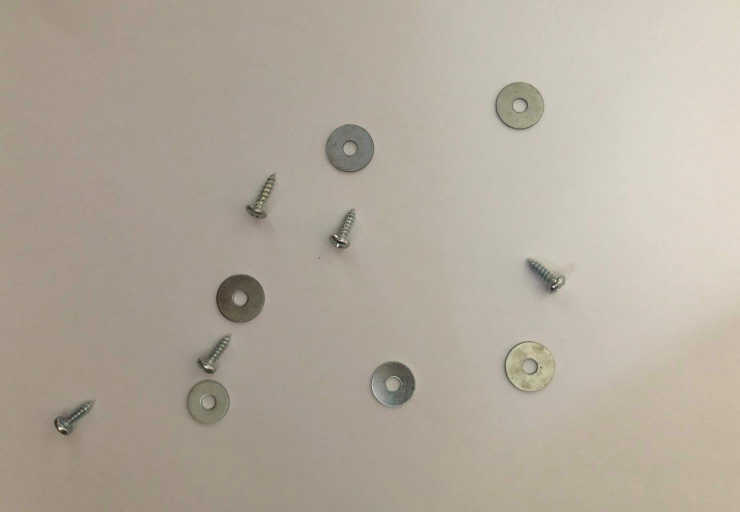
%> input picture Assignment_Input/IMG_01.jpg, 1480 x 1024 px (shown at 1/2 size)
$ octave Task2_Comparison.m   (GNU Octave 9; MATLAB toolbox functions it lacks are replaced by stand-ins)
%> lines starting %> are read from the running program, lines starting %| are printed output that depends on the picture; in (x1, y1, x2, y2) boxes, pixels count from 0 and x2, y2 are one past the last pixel; in counts of white or black regions, pixels touching at a corner belong together; the program's own positions count from 1
clear; close all;

% Task 1: Pre-processing -----------------------
% Step-1: Load input image
I = imread('IMG_01.jpg');
%> I is the input picture: size 1024x1480x3 uint8; mean R, G, B 178.4, 169.5, 156.1


% Step-2: Covert image to grayscale
I_gray = rgb2gray(I);


% Step-3: Rescale image by linear interpolation
I_scaled = imresize(I_gray, 0.5, 'bilinear');
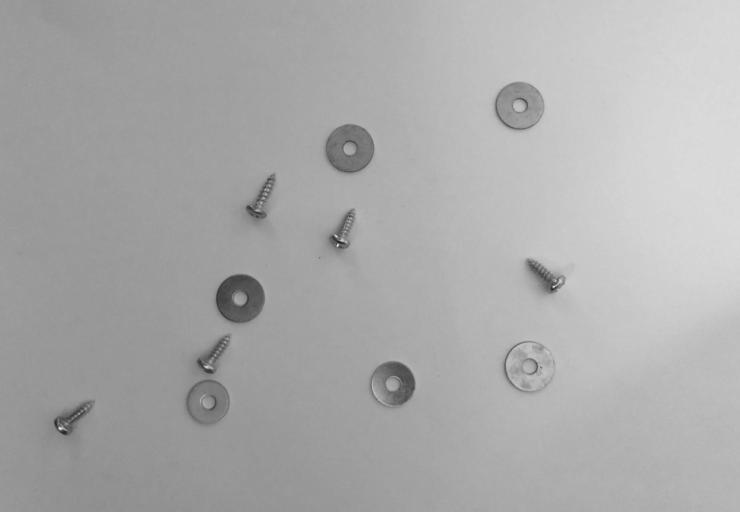
%> I_scaled: size 512x740 uint8; min 38, max 237, mean 170.7
colormap gray;  % Returns the image to greyscale


% Step-4: Enhance image before binarisation
I_enhanced = imadjust(I_scaled);
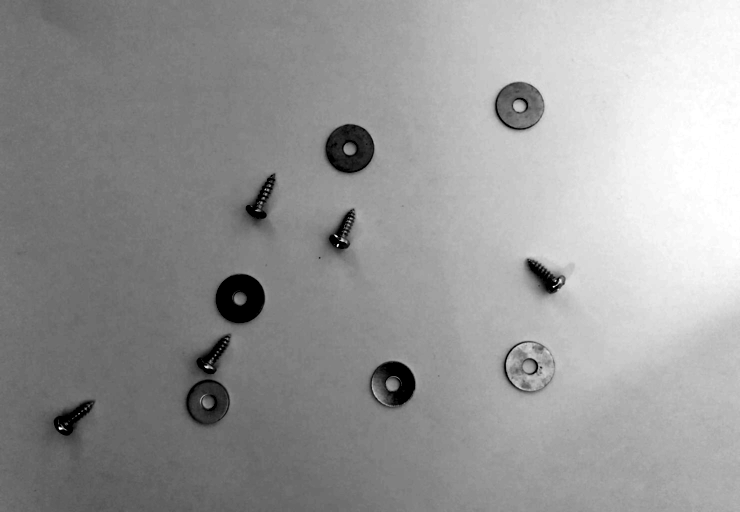
%> I_enhanced: size 512x740 uint8; min 0, max 255, mean 151.8


% Step-5: Image Binarisation
I_binarised = imbinarize(I_enhanced, 'adaptive', 'ForegroundPolarity', ...
    'dark', 'Sensitivity', 0.25);  % 0.25 chosen as not too much noise
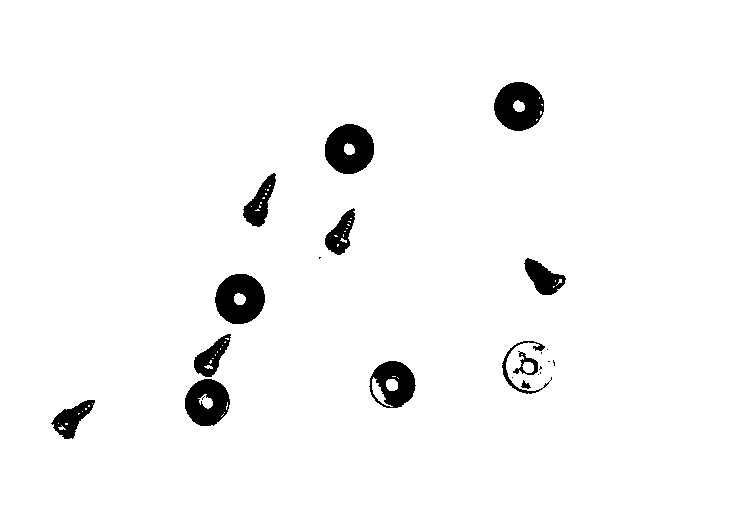
%> I_binarised: size 512x740 logical; 96.6% white; 23 black regions (10 under 20 px), largest, box (x1, y1, x2, y2) and area: (215, 274, 265, 324) 1847, (325, 124, 374, 174) 1829, (494, 82, 544, 131) 1791


% Task 2: Edge detection ------------------------
% COMPARING BEST METHOD WITHOUT PARAMETERS
b = edge(I_enhanced, 'roberts');
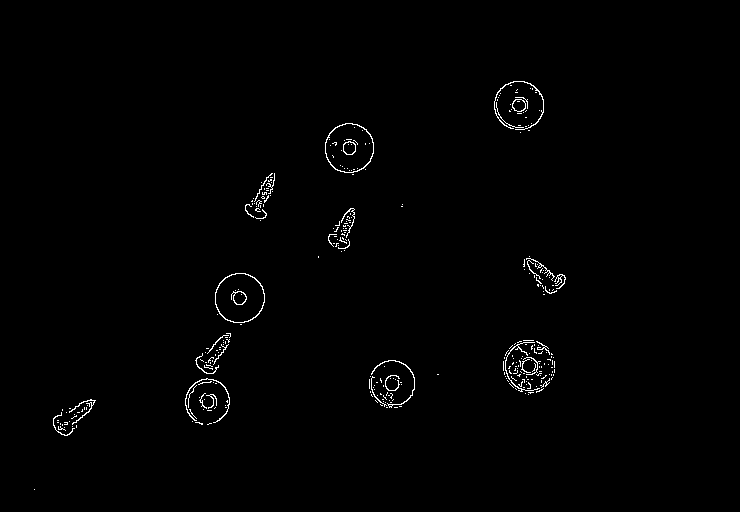
%> b: size 512x740 logical; 0.86% white in thin lines or dots, all inside (x1, y1, x2, y2) = (34, 81, 566, 490)
c = edge(I_enhanced, 'sobel');  % Sobel was found to be the best method
%> c: size 512x740 logical; 0.79% white in thin lines or dots, all inside (x1, y1, x2, y2) = (53, 81, 566, 436)
d = edge(I_enhanced, 'prewitt');
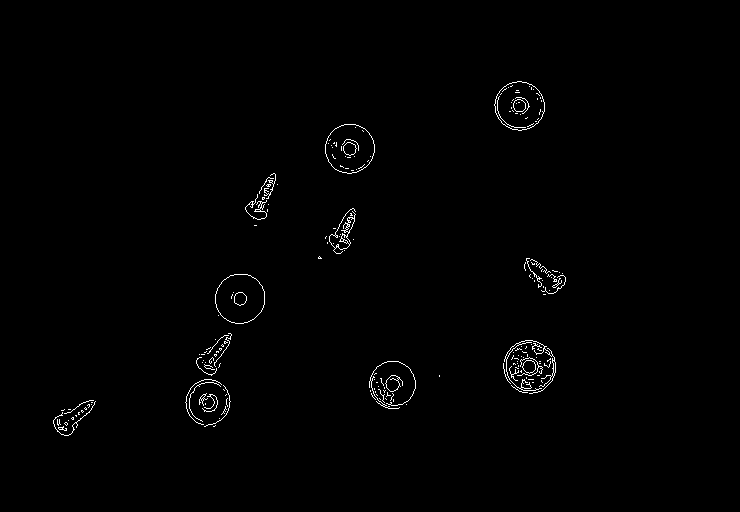
%> d: size 512x740 logical; 0.8% white in thin lines or dots, all inside (x1, y1, x2, y2) = (53, 81, 566, 436)
e = edge(I_enhanced, 'canny');
f = edge(I_enhanced, 'log');
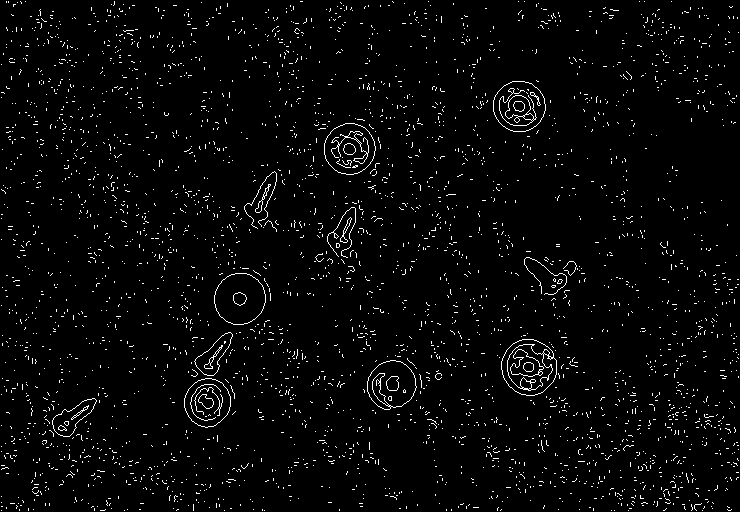
%> f: size 512x740 logical; 3% white in thin lines or dots

subplot(2,3,1), imshow(b), title('Roberts');
subplot(2,3,2), imshow(c), title('Sobel');
subplot(2,3,3), imshow(d), title('Prewitt');
subplot(2,3,4), imshow(e), title('Canny');
subplot(2,3,5), imshow(f), title('Log');

% COMPARING BEST METHOD OF CANNY WITH THRESHOLD
g = edge(I_enhanced, 'canny', 0.1);
%> g: size 512x740 logical; 0.97% white in thin lines or dots, all inside (x1, y1, x2, y2) = (53, 81, 575, 459)
h = edge(I_enhanced, 'canny', 0.2);
i = edge(I_enhanced, 'canny', 0.3);
j = edge(I_enhanced, 'canny', 0.4);
k = edge(I_enhanced, 'canny', 0.5);
l = edge(I_enhanced, 'canny', 0.6);
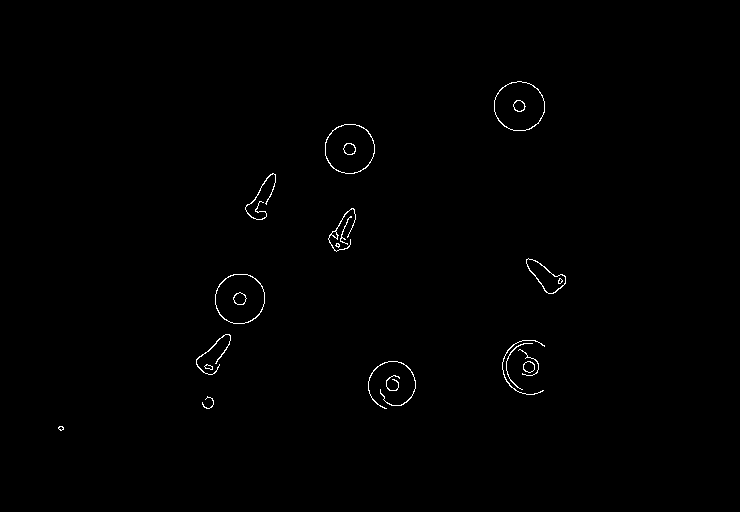
%> l: size 512x740 logical; 0.51% white in thin lines or dots, all inside (x1, y1, x2, y2) = (58, 81, 566, 431)

subplot(2,3,1), imshow(g), title('0.1');
subplot(2,3,2), imshow(h), title('0.2');
subplot(2,3,3), imshow(i), title('0.3');
subplot(2,3,4), imshow(j), title('0.4');
subplot(2,3,5), imshow(k), title('0.5');
subplot(2,3,6), imshow(l), title('0.6');

$ run again, with Assignment_Input/IMG_02.jpg copied over Assignment_Input/IMG_01.jpg
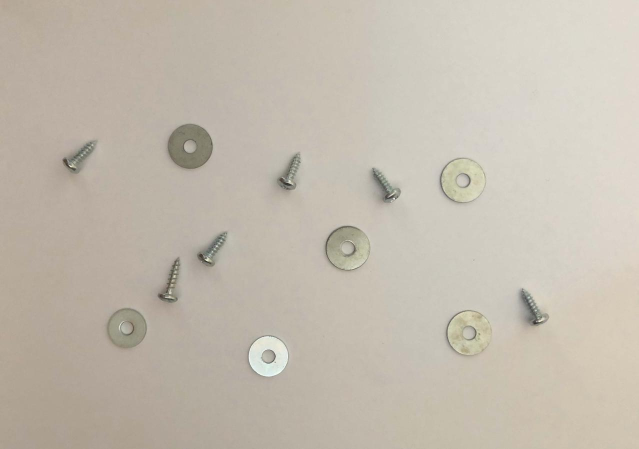
%> input picture Assignment_Input/IMG_02.jpg, 1277 x 898 px (shown at 1/2 size)
%> I is the input picture: size 898x1277x3 uint8; mean R, G, B 195.1, 187.2, 174.7
%> `I_binarised = imbinarize(I_enhanced, 'adaptive', 'ForegroundPolarity',..`:
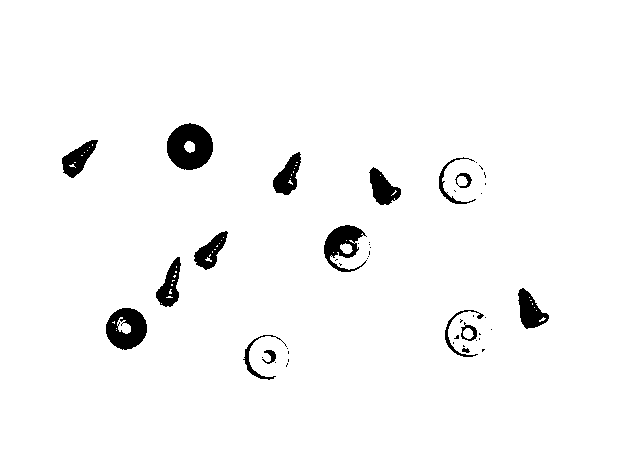
%> I_binarised: size 449x639 logical; 96.9% white; 48 black regions (32 under 20 px), largest, box (x1, y1, x2, y2) and area: (167, 123, 213, 170) 1578, (106, 308, 147, 350) 1187, (324, 225, 367, 272) 970
%> b: size 449x639 logical; 1% white in thin lines or dots, all inside (x1, y1, x2, y2) = (61, 123, 549, 377)
%> c: size 449x639 logical; 0.98% white in thin lines or dots, all inside (x1, y1, x2, y2) = (62, 123, 550, 377)
%> f: size 449x639 logical; 2.6% white in thin lines or dots
%> g: size 449x639 logical; 1.2% white in thin lines or dots, all inside (x1, y1, x2, y2) = (62, 123, 550, 382)
%> `l = edge(I_enhanced, 'canny', 0.6);`:
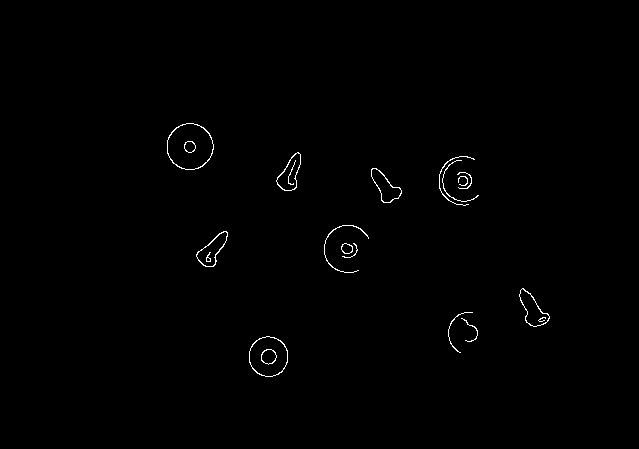
%> l: size 449x639 logical; 0.53% white in thin lines or dots, all inside (x1, y1, x2, y2) = (167, 123, 550, 377)

$ run again, with Assignment_Input/IMG_03.jpg copied over Assignment_Input/IMG_01.jpg
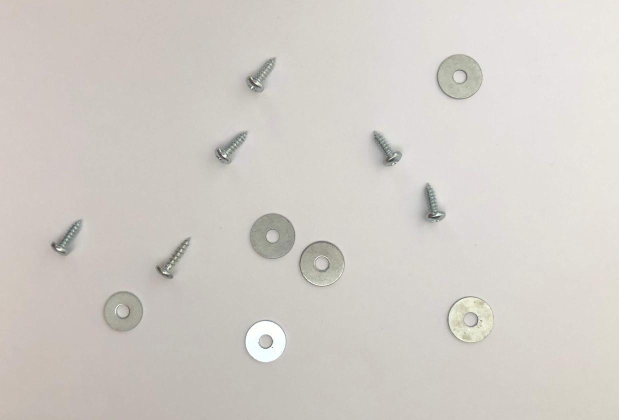
%> input picture Assignment_Input/IMG_03.jpg, 1238 x 840 px (shown at 1/2 size)
%> I is the input picture: size 840x1238x3 uint8; mean R, G, B 209.9, 205.4, 199.8
%> `I_binarised = imbinarize(I_enhanced, 'adaptive', 'ForegroundPolarity',..`:
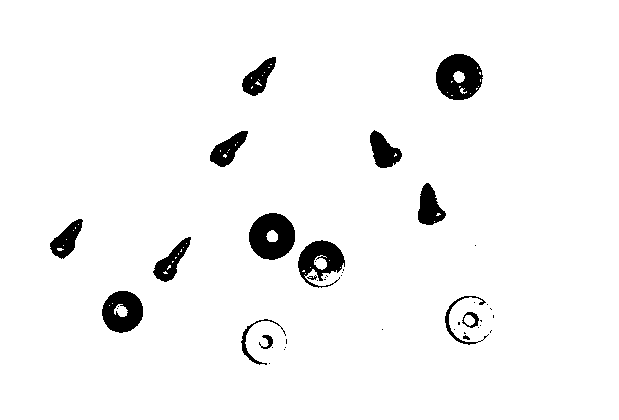
%> I_binarised: size 420x619 logical; 96% white; 44 black regions (28 under 20 px), largest, box (x1, y1, x2, y2) and area: (249, 213, 295, 260) 1582, (436, 54, 483, 100) 1543, (102, 291, 143, 333) 1221
%> b: size 420x619 logical; 1.1% white in thin lines or dots, all inside (x1, y1, x2, y2) = (50, 53, 494, 362)
%> c: size 420x619 logical; 1.1% white in thin lines or dots, all inside (x1, y1, x2, y2) = (50, 54, 495, 363)
%> e: size 420x619 logical; 1.1% white in thin lines or dots, all inside (x1, y1, x2, y2) = (50, 54, 493, 363)
%> f: size 420x619 logical; 1.8% white in thin lines or dots
%> g: size 420x619 logical; 1.3% white in thin lines or dots, all inside (x1, y1, x2, y2) = (45, 54, 493, 367)
%> h: size 420x619 logical; 1.2% white in thin lines or dots, all inside (x1, y1, x2, y2) = (50, 54, 493, 366)
%> `l = edge(I_enhanced, 'canny', 0.6);`:
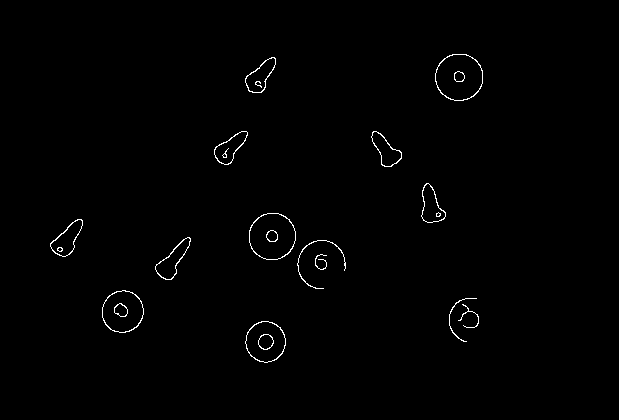
%> l: size 420x619 logical; 0.76% white in thin lines or dots, all inside (x1, y1, x2, y2) = (50, 54, 483, 363)

$ run again, with Assignment_Input/IMG_04.jpg copied over Assignment_Input/IMG_01.jpg
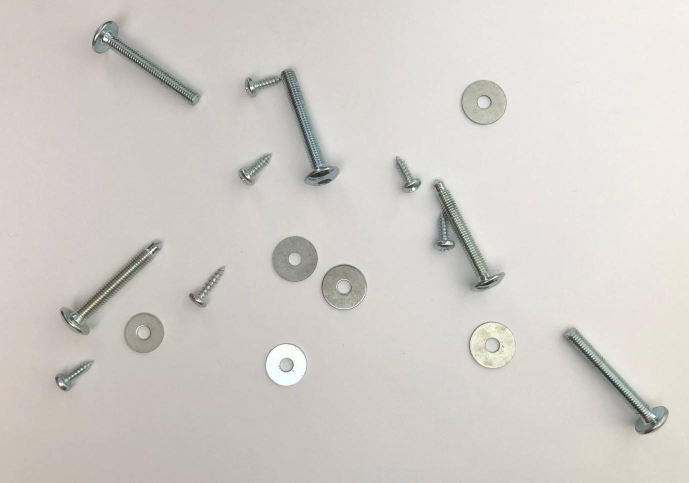
%> input picture Assignment_Input/IMG_04.jpg, 1377 x 966 px (shown at 1/2 size)
%> I is the input picture: size 966x1377x3 uint8; mean R, G, B 209.9, 206.1, 200.7
%> I_binarised: size 483x689 logical; 93.7% white; 41 black regions (24 under 20 px), largest, box (x1, y1, x2, y2) and area: (243, 68, 340, 187) 2845, (560, 327, 669, 435) 2816, (431, 179, 505, 292) 2803
%> b: size 483x689 logical; 1.8% white in thin lines or dots, all inside (x1, y1, x2, y2) = (54, 20, 669, 435)
%> c: size 483x689 logical; 1.7% white in thin lines or dots, all inside (x1, y1, x2, y2) = (55, 20, 670, 435)
%> d: size 483x689 logical; 1.7% white in thin lines or dots, all inside (x1, y1, x2, y2) = (55, 20, 669, 435)
%> f: size 483x689 logical; 1.7% white in thin lines or dots, all inside (x1, y1, x2, y2) = (6, 12, 671, 451)
%> g: size 483x689 logical; 2.1% white in thin lines or dots, all inside (x1, y1, x2, y2) = (55, 12, 669, 435)
%> `l = edge(I_enhanced, 'canny', 0.6);`:
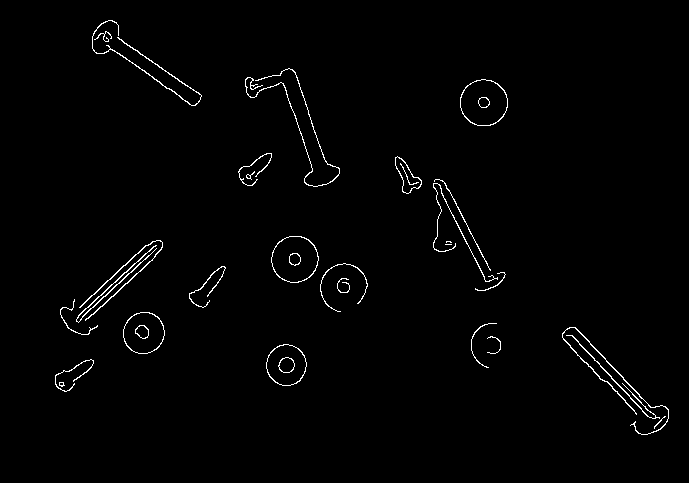
%> l: size 483x689 logical; 1.3% white in thin lines or dots, all inside (x1, y1, x2, y2) = (55, 20, 669, 435)
